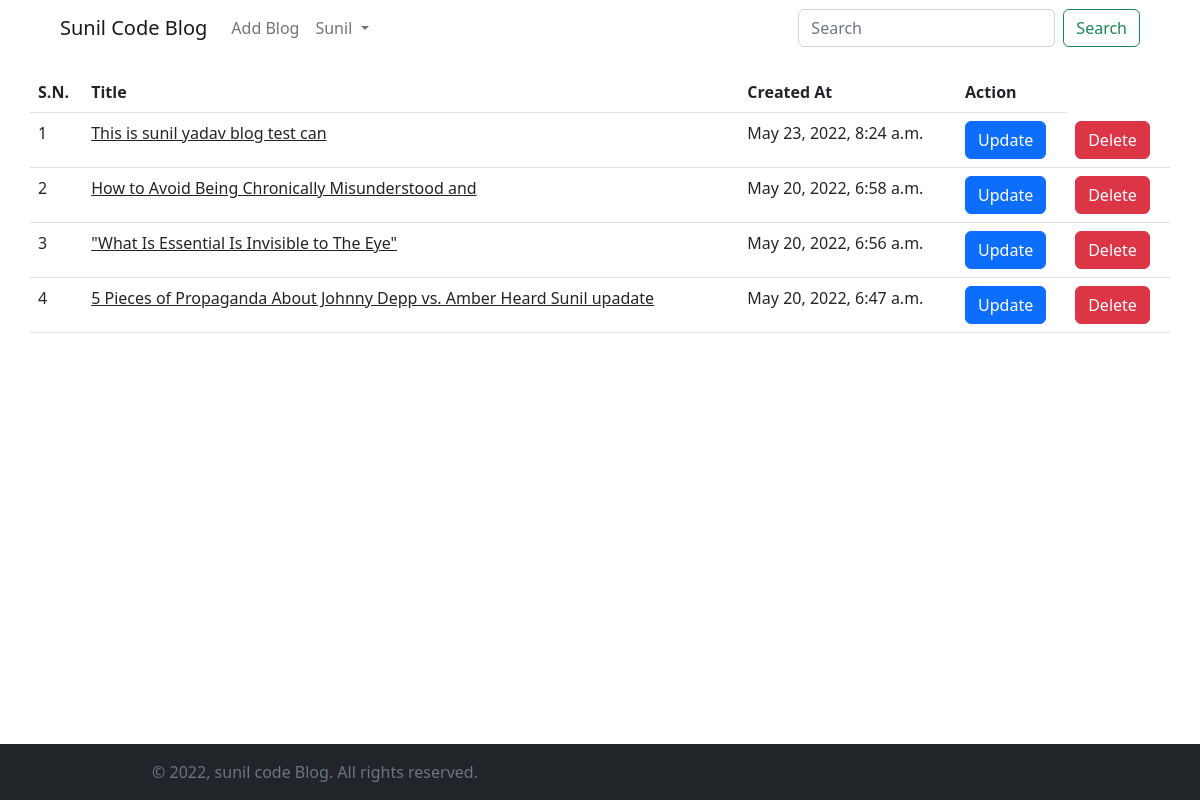
The app's page /see-blogs (signed in) with its own data.
### miniBlog/models.py (models this page shows, shortened)
class BlogModel(models.Model):
    title=models.CharField(max_length=1000)
    content=FroalaField()
    slug=models.SlugField(max_length=1000, null=True,  blank=True)
    image=models.ImageField(upload_to='blog')
    user=models.ForeignKey(User, null=True, blank=True ,on_delete=models.CASCADE)
    created_at=models.DateTimeField(auto_now_add=True)
    upload_to=models.DateTimeField(auto_now=True)
    likes=models.ManyToManyField(User,blank=True, related_name='post_like')

### miniBlog/views.py (the view)
# urls.py: path('see-blogs',seeBlogs,name='seeblogs'),
def seeBlogs(request):
    if request.user.is_authenticated:
        context = {}
        try:
            blog_objs = BlogModel.objects.filter(user=request.user).order_by('-id')
            context['blog_objs'] = blog_objs
        except Exception as e:
            print(e)
        return render(request, 'blog/see_blogs.html', context)
    else:
        messages.error(request, "Please Login!")
        return redirect(home)

### templates/blog/see_blogs.html
{% extends './base.html' %}
{% block start %}
<section>
    <div class="container">
        <div class="row">
            <table class="table">
                <thead>
                  <tr>
                    <th scope="col">S.N.</th>
                    <th scope="col">Title</th>
                    <th scope="col">Created At</th>
                    <th scope="col">Action</th>
                  </tr>
                </thead>
                <tbody>
                    {% for blog in blog_objs %}
                  <tr>
                    <td>{{forloop.counter}}</td>
                    <td><a class="text-dark" href="{% url 'blog_detail' blog.slug %}">{{blog.title}}</a></td>
                    <td>{{blog.created_at}}</td>
                    <td><a href="{% url 'updateblog' blog.slug %}" class="btn btn-primary">Update</a></td>
                    <td><a href="{% url 'deleteblog' blog.slug %}" class="btn btn-danger">Delete</a></td>
                  </tr>
                  {% endfor %}
                </tbody>
              </table>
        </div>
    </div>
</section>
{% endblock  %}

### templates/blog/base.html (shortened to what this page needs)
{% load static %}
<!DOCTYPE html>
<html lang="en">
<head>
  <link href='https://unpkg.com/boxicons@2.1.2/css/boxicons.min.css' rel='stylesheet'>
  <link rel="stylesheet" href="{% static 'css/style.css' %}">
  <link rel="stylesheet" href="https://cdn.jsdelivr.net/npm/bootstrap@5.2.0-beta1/dist/css/bootstrap.min.css">
</head>
<body>
  <header class="pb-5 mb-4">
    <nav class="navbar navbar-expand-lg bg-white fixed-top  px-1 px-sm-5 " id="navigation">
      <div class="container-fluid">
        <a class="navbar-brand" href="/">Sunil Code Blog</a>
        <div class="collapse navbar-collapse" id="navbarSupportedContent">
          <ul class="navbar-nav me-auto mb-2 mb-lg-0">
            {% if request.user.is_authenticated %}
            <li class="nav-item">
              <a class="nav-link" href="{% url 'addblog' %}">Add Blog</a>
            </li>
            {% endif %}
            {% if request.user.is_authenticated %}
            <li class="nav-item dropdown">
              <a class="nav-link dropdown-toggle" href="#" id="navbarDropdown" role="button" data-bs-toggle="dropdown"
                aria-expanded="false">
                {{request.user.first_name | capfirst}}
              </a>
                {% endif %}
            </li>
          </ul>
          <form class="d-flex" role="search" method="get" action="{% url 'search' %}">
            <input class="form-control me-2" type="search" placeholder="Search" aria-label="Search" name="query">
            <button class="btn btn-outline-success" type="submit">Search</button>
          </form>
        </div>
      </div>
    </nav>
  </header>
    {% block start %}
  {% endblock %}
  <footer class="fixed-bottom  d-print-none bg-dark mb-0">
    <div class="py-3 font-weight-light bg-gray-800 text-secondary">
      <div class="container">
        <div class="row align-items-center">
          <div class="col-md-6 text-center text-md-left">
            <p class="text-sm mb-md-0">&copy; <span id="year"></span>, sunil code Blog. All rights reserved.</p>
          </div>
        </div>
      </div>
    </div>
  </footer>
</body>
</html>

### static/css/style.css (style rules this page uses)
body { scroll-behavior: smooth; }

### records on screen
BlogModel: title "This is sunil yadav blog test can", created_at "May 23, 2022, 8:24 a.m."
BlogModel: title "How to Avoid Being Chronically Misunderstood and", created_at "May 20, 2022, 6:58 a.m."
BlogModel: title "\"What Is Essential Is Invisible to The Eye\"", created_at "May 20, 2022, 6:56 a.m."
BlogModel: title "5 Pieces of Propaganda About Johnny Depp vs. Amber Heard Sunil upadate", created_at "May 20, 2022, 6:47 a.m."

### other values on screen
{{ request.user.first_name | capfirst }} "Sunil"
